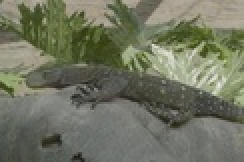
%> input picture allinone/enlarge2/ch1.jpg, 122 x 81 px, shrunk from 480 x 318 before the run (shown 2 times larger)
$ octave directenlarge_promap.m   (GNU Octave 9; MATLAB toolbox functions it lacks are replaced by stand-ins)
%> lines starting %> are read from the running program, lines starting %| are printed output that depends on the picture
### allinone/pk2en/promap.m
 % Assume we Have 8 bit images
 function P=promap(a)
 %a=imread('ch1.jpg');
 %a=imread('ch.jpg');
 sz=size(a);
 if size(a,3)~=1
     a=rgb2gray(a);
 end
 P=zeros(size(a));
 total=sz(1)*sz(2);
 if isinteger(a)==0
     a=a.*255;
     a=uint8(a);
 end
 %a=double(a)/255;
 [c,x]=imhist(a);
 %figure;imshow(a);
 %figure;imhist(a)
 for i=1:sz(1)
     for j=1:sz(2)
         k=a(i,j);
         P(i,j)=1-(c(k+1)/total);
     end
 end
 % [5 lines of commented-out code are left out]
 end

### allinone/enlarge2/calmatcxcsum.m
function [cfinal,col,value] = calmatcxcsum(ga,q)
sz=size(ga);

ca=zeros(sz(1),sz(2));
for j=1:sz(2)
    ca(1,j)=ga(1,j);
end
%imshow(b);

for i=2:sz(1)
    for j=1:sz(2)
        if j==1
            ca(i,j)=ga(i,j)+min([ca(i-1,j),ca(i-1,j+1)]);

        elseif j==sz(2)
            ca(i,j)=ga(i,j)+min([ca(i-1,j-1),ca(i-1,j)]);

        else
            ca(i,j)=ga(i,j)+min([ca(i-1,j-1),ca(i-1,j),ca(i-1,j+1)]);

        end
    end
end

sz=size(ca);

for j=1:sz(2)
    mva(j)=ca(sz(1),j);
    mca(j)=j;
end

t=0;
for i=1:sz(2)
    for j=1:sz(2)-1
        if mva(j)>mva(j+1)
            t=mva(j);
            mva(j)=mva(j+1);
            mva(j+1)=t;
            t=mca(j);
            mca(j)=mca(j+1);
            mca(j+1)=t;
        end
    end
end

col=mca(q);
value=mva(q)/sz(1);
cfinal=ca;

### allinone/seamstretchw1.m
function [I,I1,I2,I3]=seamstretchw1(a,a1,a2,a3,c,minc)

sz=size(c);

res=zeros(sz(1),sz(2)+1);
I1=zeros(sz(1),sz(2)+1);
I2=zeros(sz(1),sz(2)+1);
I3=zeros(sz(1),sz(2)+1);
 for i=1:sz(1)
     ii=sz(1)-i+1;
     for j=1:minc
         res(ii,j)=a(ii,j);
         I1(ii,j)=a1(ii,j);
         I2(ii,j)=a2(ii,j);
         I3(ii,j)=a3(ii,j);
     end
     res(ii,minc+1)=0;
     %I2(ii,minc+1)=0;

     if(minc) <= (sz(2)-1)

     I1(ii,minc+1)=(a1(ii,minc)+a1(ii,minc+1))/2;
     I2(ii,minc+1)=(a2(ii,minc)+a2(ii,minc+1))/2;
     I3(ii,minc+1)=(a3(ii,minc)+a3(ii,minc+1))/2;
     else

      I1(ii,minc+1)=a1(ii,minc);
      I2(ii,minc+1)=a2(ii,minc);
      I3(ii,minc+1)=a3(ii,minc);
     end

     for j=minc+2:(sz(2)+1)
         res(ii,j)=a(ii,j-1);
         I1(ii,j)=a1(ii,j-1);
         I2(ii,j)=a2(ii,j-1);
         I3(ii,j)=a3(ii,j-1);
     end

     if ii~=1
     if minc==1
         minc=mins2(c(ii-1,1),1,c(ii-1,2),2);
     elseif minc==sz(2)
         minc=mins2(c(ii-1,sz(2)-1),sz(2)-1,c(ii-1,sz(2)),sz(2));
     else
         minc=mins3(c(ii-1,minc-1),minc-1,c(ii-1,minc),minc,c(ii-1,minc+1),minc+1);
     end
     end
 end

I=mat2gray(res);
I1=mat2gray(I1);
I2=mat2gray(I2);
I3=mat2gray(I3);

### allinone/enlarge2/directenlarge_promap.m
clear all
t1=cputime;
%I = load_images('h');
R=imread('ch1.jpg');
%> R is the input picture: size 81x122x3 uint8; mean R, G, B 112.7, 116.2, 97

sz=size(R);
%> sz = [81 122 3]
ppp=0;
qqq=20;
%showinputfigures(I);

Z=zeros(sz(1)+ppp,sz(2)+qqq,sz(3));

% [11 lines of commented-out code are left out]
L1=rgb2gray(R);
imwrite(L1,'ch.jpg','jpg');

a1=R(:,:,1);
a2=R(:,:,2);
a3=R(:,:,3);
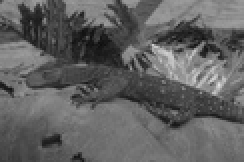
%> a3: size 81x122 uint8 (shown 2 times larger); min 14, max 227, mean 97


a=L1;


qa=1;

%

p=0;
q=0;


 while p<ppp && q<qqq

 [ga]=gradcsum(a);
 [cx,col,mvc]=calmatcxcsum(ga,qa);
 [cy,row,mvr]=calmatcycsum(ga,qa);

   if mvr<mvc
           qa=qa+1;
           [a,a1,a2,a3]=seamstretchl1(a,a1,a2,a3,cy,row);
           p=p+1;
   else
            qa=qa+1;
           [a,a1,a2,a3]=seamstretchw1(a,a1,a2,a3,cx,col);
           q=q+1;
   end

 end
%> after the loop, p = 0; q = 0; qa = 1

 if p<ppp
     while p~=ppp
           [ga]=gradcsum(a);
           [cy,row,mv]=calmatcycsum(ga,qa);
            qa=qa+1;
           [a,a1,a2,a3]=seamstretchl1(a,a1,a2,a3,cy,row);
 p=p+1
     end
 end
 if q<qqq
     while q~=qqq
           %a=imread('ch.jpg');
           [ga]=promap(a);
            %sg=size(ga);
            %ga(:,1:2)=1; ga(:,sg(2)-2:sg(2))=1;
          [cx,col,mv]=calmatcxcsum(ga,qa);
            qa=qa+1;
% [7 lines of commented-out code are left out]
           [a,a1,a2,a3]=seamstretchw1(a,a1,a2,a3,cx,col);
            siz=size(a1);
            W=zeros(siz(1),siz(2),3);
            W(:,:,1)=a1;
            W(:,:,2)=a2;
            W(:,:,3)=a3;
            %imwrite(W,'ch.jpg','jpg')
%            figure;imshow(W);
          q=q+1
     end
%> this loop made 20 passes
%> (total in promap, col, value in calmatcxcsum, mv, siz) on passes 1 to 12: (9882, 53, 0.986, 0.986, [81 123]), (9963, 55, 0.986, 0.986, [81 124]), (10044, 55, 0.983, 0.983, [81 125]), (10125, 55, 0.976, 0.976, [81 126]), (10206, 55, 0.968, 0.968, [81 127]), (10287, 55, 0.961, 0.961, [81 128]), (10368, 55, 0.954, 0.954, [81 129]), (10449, 55, 0.946, 0.946, [81 130]), (10530, 55, 0.939, 0.939, [81 131]), (10611, 55, 0.932, 0.932, [81 132]), (10692, 55, 0.925, 0.925, [81 133]), (10773, 55, 0.918, 0.918, [81 134])
%> pass 1, in calmatcxcsum, `cfinal=ca;`:
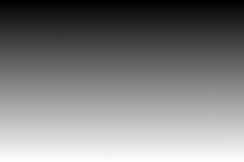
%> cfinal: size 81x122 double (shown 2 times larger); min 0.982, max 80.05, mean 40.5; drawn with min black and max white
%> after the loop:
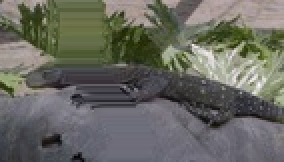
%> W: size 81x142x3 double (shown 2 times larger); mean R, G, B 0.411, 0.413, 0.383
%> after the loop:
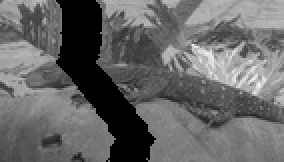
%> a: size 81x142 double (shown 2 times larger); min 0, max 1, mean 0.406
%> after the loop:
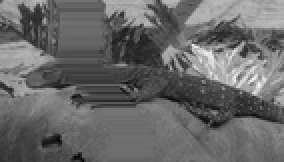
%> a1: size 81x142 double (shown 2 times larger); min 0, max 1, mean 0.411
%> after the loop:
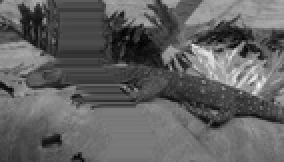
%> a3: size 81x142 double (shown 2 times larger); min 0, max 1, mean 0.383
 end

 Z(:,:,1)=a1;

 Z(:,:,2)=a2;
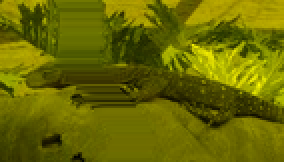
%> Z: size 81x142x3 double (shown 2 times larger); mean R, G, B 0.411, 0.413, 0


 Z(:,:,3)=a3;

 figure('Name','Result with seam inserted');
 imshow(Z);

% [13 lines of commented-out code are left out]
t2=cputime;

ll=t2-t1;
ll

$ run again, with allinone/enlarge2/D_beach.jpg copied over allinone/enlarge2/ch1.jpg
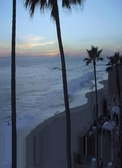
%> input picture allinone/enlarge2/D_beach.jpg, 122 x 168 px, shrunk from 480 x 660 before the run
%> R is the input picture: size 168x122x3 uint8; mean R, G, B 90.9, 105.8, 125.1
%> after the loop `while p<ppp && q<qqq`: p = 0; qa = 1
%> the loop `while q~=qqq` made 20 passes
%> (total in promap, col, value in calmatcxcsum, mv, siz) on passes 1 to 8: (20496, 51, 0.986, 0.986, [168 123]), (20664, 47, 0.986, 0.986, [168 124]), (20832, 49, 0.982, 0.982, [168 125]), (21000, 49, 0.976, 0.976, [168 126]), (21168, 49, 0.968, 0.968, [168 127]), (21336, 49, 0.961, 0.961, [168 128]), (21504, 49, 0.953, 0.953, [168 129]), (21672, 49, 0.946, 0.946, [168 130])
%> pass 1, in calmatcxcsum, `cfinal=ca;`:
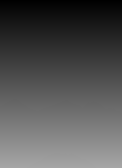
%> cfinal: size 168x122 double; min 0.982, max 166.4, mean 83.7
%> `Z(:,:,2)=a2;`:
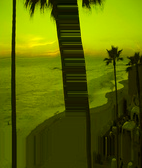
%> Z: size 168x142x3 double; mean R, G, B 0.357, 0.409, 0

$ run again, with allinone/enlarge2/Denver_1.jpg copied over allinone/enlarge2/ch1.jpg
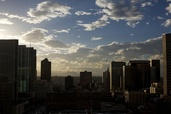
%> input picture allinone/enlarge2/Denver_1.jpg, 171 x 114 px, shrunk from 675 x 450 before the run
%> R is the input picture: size 114x171x3 uint8; mean R, G, B 77, 77.6, 76.9
%> after the loop `while p<ppp && q<qqq`: p = 0; qa = 1
%> the loop `while q~=qqq` made 20 passes
%> (total in promap, col, value in calmatcxcsum, mv, siz) on passes 1 to 8: (19494, 169, 0.986, 0.986, [114 172]), (19608, 171, 0.982, 0.982, [114 173]), (19722, 173, 0.977, 0.977, [114 174]), (19836, 174, 0.971, 0.971, [114 175]), (19950, 175, 0.965, 0.965, [114 176]), (20064, 176, 0.96, 0.96, [114 177]), (20178, 177, 0.955, 0.955, [114 178]), (20292, 178, 0.949, 0.949, [114 179])
%> pass 1, in calmatcxcsum, `cfinal=ca;`:
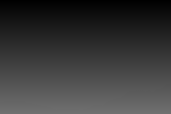
%> cfinal: size 114x171 double; min 0.994, max 112.9, mean 57.1
%> `Z(:,:,2)=a2;`:
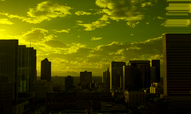
%> Z: size 114x191x3 double; mean R, G, B 0.285, 0.287, 0
